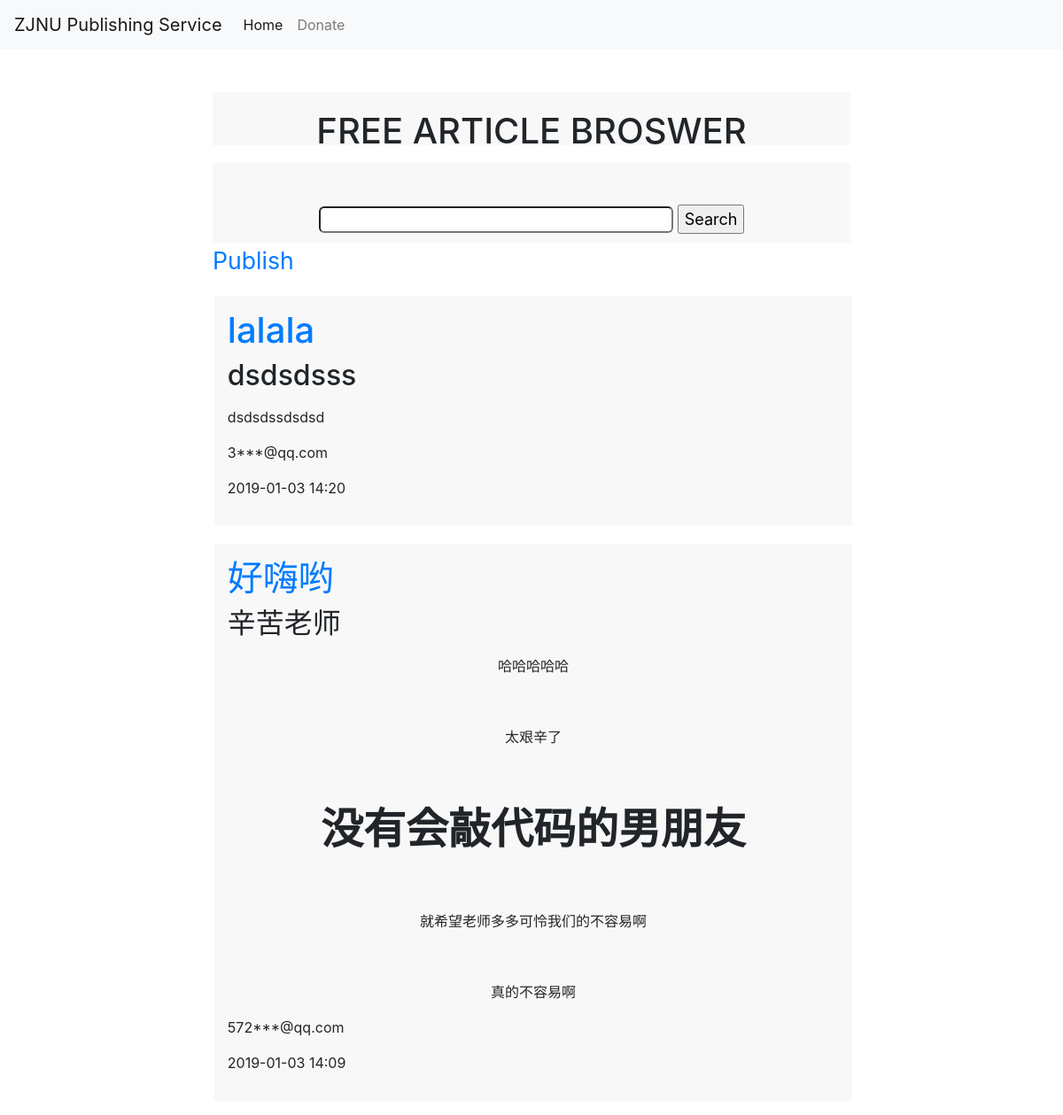
Before: /forum/27 with the older database file.
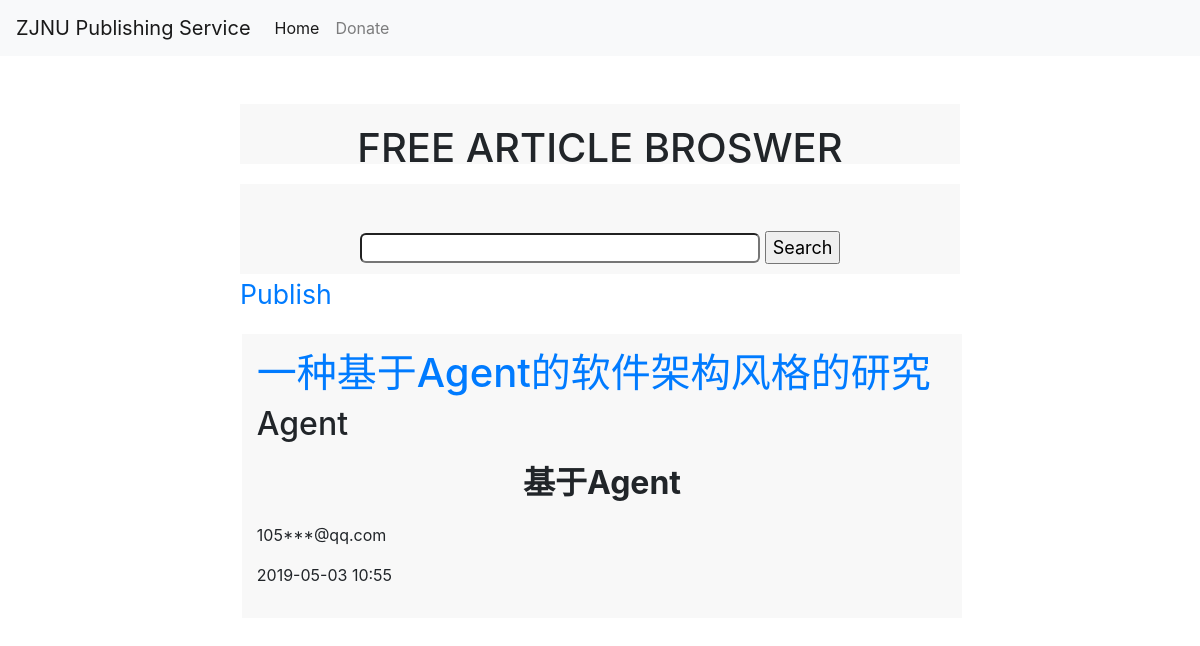
After: the same page with the newer database file.
### tables this page shows
CREATE TABLE Publish
(
    id text PRIMARY KEY,
    fname text,
    title text,
    abstract text,
    desc text,
    email text,
    path text,
    time text
);

### app.py (the view)
@app.route('/forum/<id>')
def forum(id):
    info = Serverdatabase.getArticle(id)
    tool = Tool()
    return render_template('publish1.html', info=info, id=id, tool=tool)

### app.py (called while the page is built)
@app.after_request
def after_request(response):
    if request.path.startswith('/'):
        id = request.path[request.path.rfind('/', 0)+1:]
        print(id)
        ip = request.remote_addr
        print(ip)
        Serverdatabase.set_count(id, ip)
    return response

@app.before_request
def before_request():
    if request.path.startswith('/publish/'):
        verify = Verify()
        verify.show()

@app.before_request
def beforeRequest():
    ip = request.remote_addr
    Serverdatabase.record_ip(ip)

    def jiami(self, email):
        email3 = email
        count1 = len(email)
        email = email[0:email.rfind('@', 0)]
        count = len(email)
        email1 = email[0:int(count / 3)]
        email2 = email[int(count / 3):count]
        email2 = email2.replace(email2, "***")
        email4 = email3[count:count1]
        email5 = email1 + email2 + email4
        return email5

### templates/publish1.html (shortened to what this page needs)
    <link rel="stylesheet" href="https://stackpath.bootstrapcdn.com/bootstrap/4.1.3/css/bootstrap.min.css">
<body>
<nav class="navbar navbar-expand-lg navbar-light bg-light">
  <a class="navbar-brand" href="#">ZJNU Publishing Service</a>
  <div class="collapse navbar-collapse" id="navbarSupportedContent">
    <ul class="navbar-nav mr-auto">
      <li class="nav-item active">
        <a class="nav-link" href="{{ url_for('catalogue') }}">Home <span class="sr-only">(current)</span></a>
      </li>
      <li class="nav-item">
        <a class="nav-link" href="{{ url_for('donate') }}">Donate</a>
      </li>
    </ul>
  </div>
</nav>
<br/>
<br/>
<div id="head">
  <h1 id="h1">FREE ARTICLE BROSWER</h1>
</div>
<div id="select">
<form action="search/{{ id }}" method="Post" align="center"><br/>
<input type="text" name="search_content" class="input">
<input type="submit" value="Search">
</form>
</div>
<div style="width: 60%;margin-left: 20%;margin-right: 20%">
    <a href = "{{ url_for("publish",id = id) }}" style="font-size: 20pt" align = "center">Publish</a>
</div>
<ol>
{% autoescape false %}
{% for item in info %}
    <li class="li"> <div class="content"><h1><a href = "/{{ item[0] }}">{{ item[2] }}</a> </h1> <h2>{{ item[3] }} </h2> <p>{{ item[4] }}</p><p> {{ tool.jiami(item[5]) }}</p><p> {{ item[7] }}</p></div></li>
{% endfor %}
{% endautoescape %}
</ol>
</body>
</html>

Changed rows visible on the page:
removed Publish: title "lalala", abstract "dsdsdsss", desc "dsdsdssdsdsd", jiami "3***@qq.com", time "2019-01-03 14:20"
removed Publish: title "好嗨哟", abstract "辛苦老师", desc "哈哈哈哈哈 太艰辛了 没有会敲代码的男朋友 就希望老师多多可怜我们的不容易啊 真的不容易啊", jiami "572***@qq.com", time "2019-01-03 14:09"
added Publish: title "一种基于Agent的软件架构风格的研究", abstract "Agent", desc "基于Agent", jiami "105***@qq.com", time "2019-05-03 10:55"
